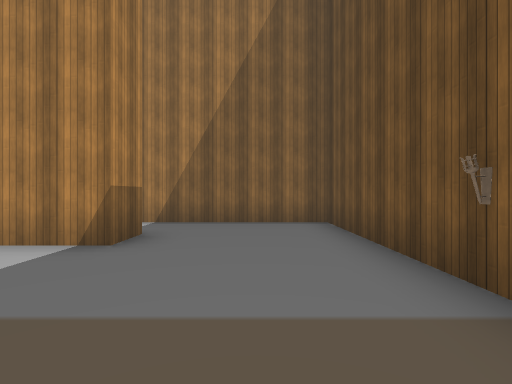
View 1 (above)

24 first-person views from a walk through a scene from a Unity 3-D project. The camera is 1.4 m above the floor, looks level and sees 85° across. The floor is counted in squares, 2 m on a side. Each view is taken from the middle of a square. On the plan, view 1 faces up. The plan holds only what a view shows up to about 9 squares ahead; the rest is blank. The place goes on beyond the plan. Some animated figures are left out. Some surface patterns are stand-ins.

View 2
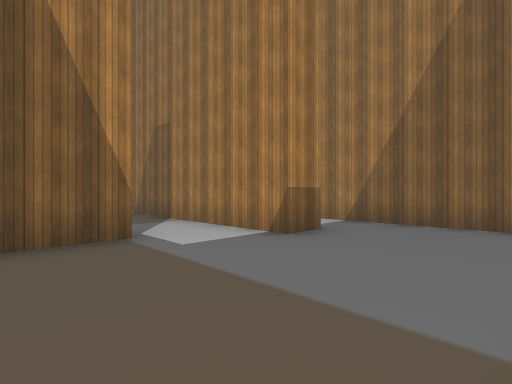

View 3
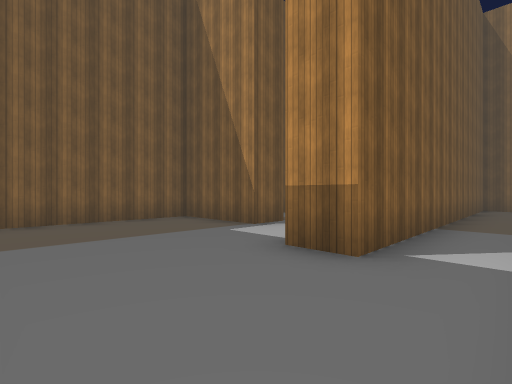

View 4
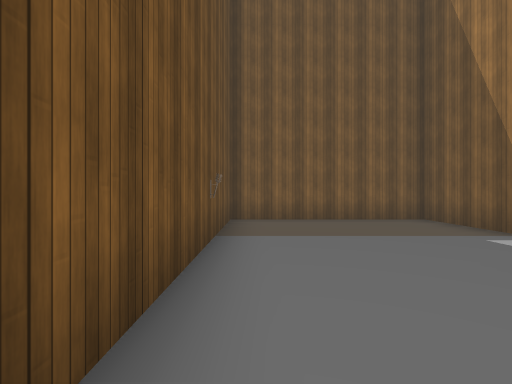

View 5
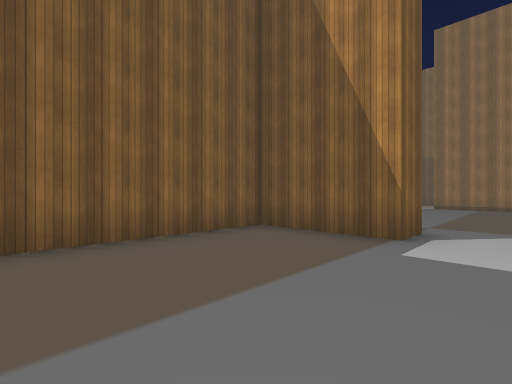

View 6
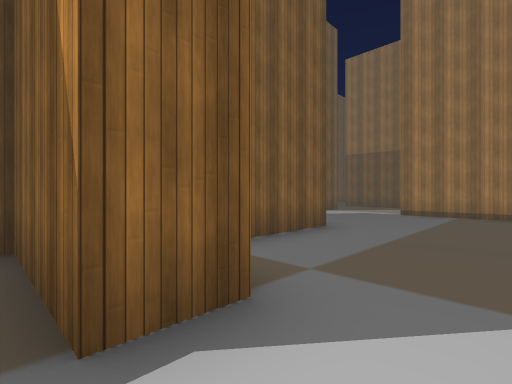

View 7
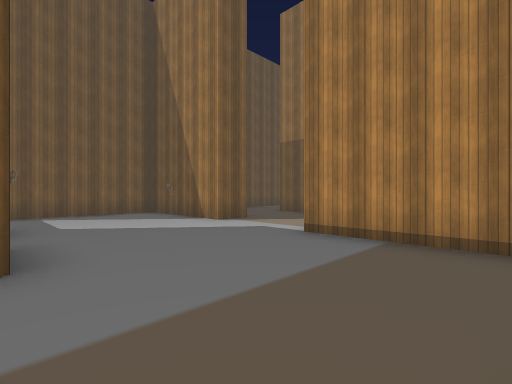

View 8
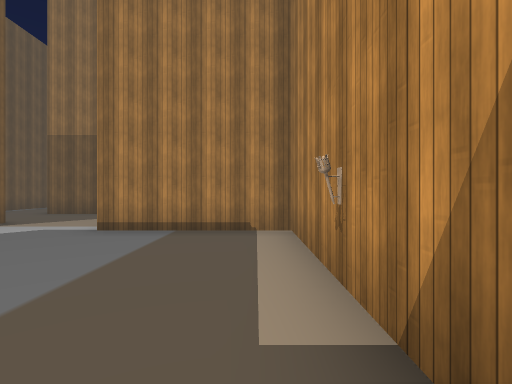

View 9
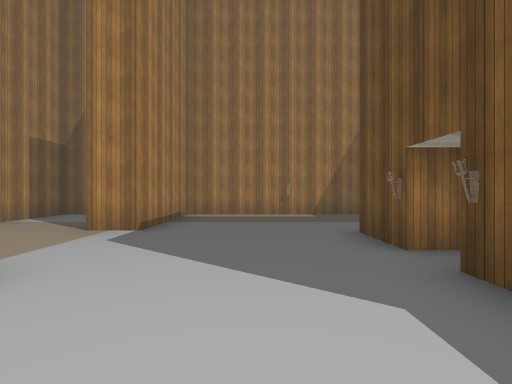

View 10
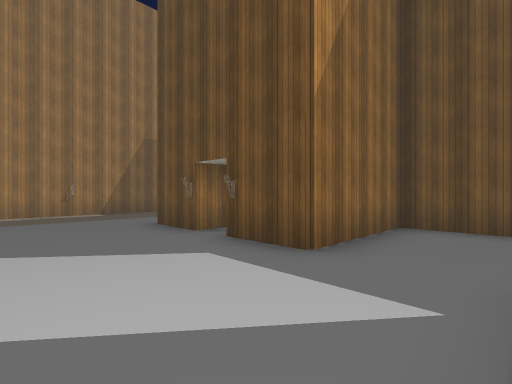

View 11
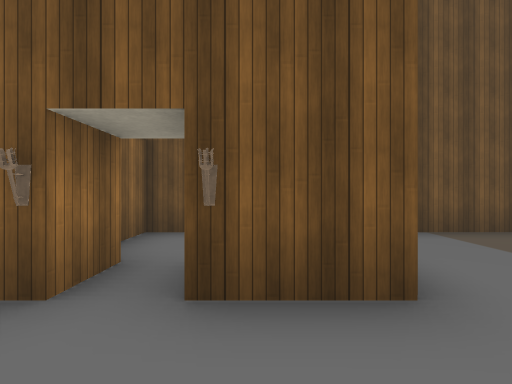

View 12
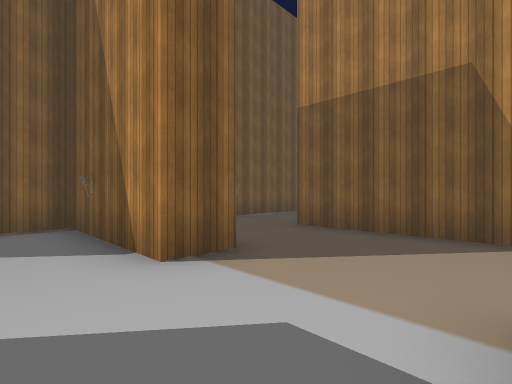

View 13
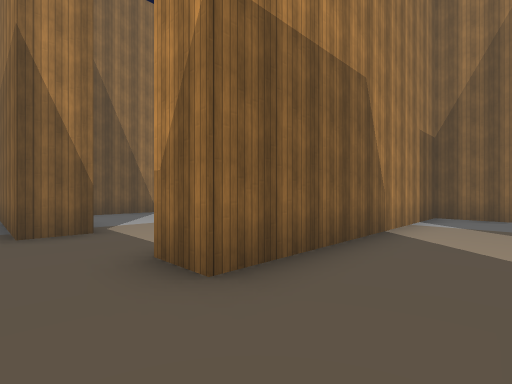

View 14
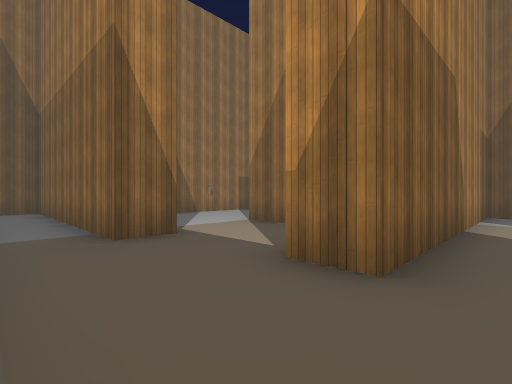

View 15
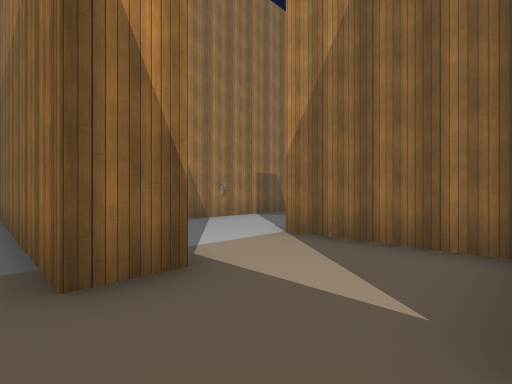

View 16
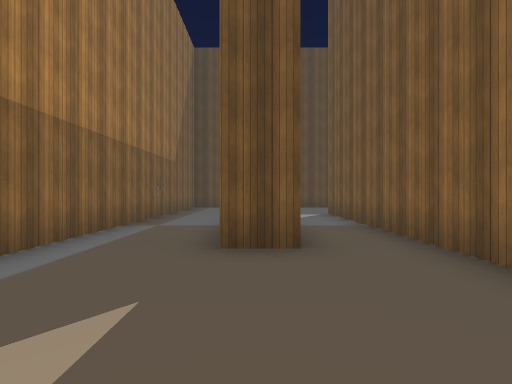

View 17
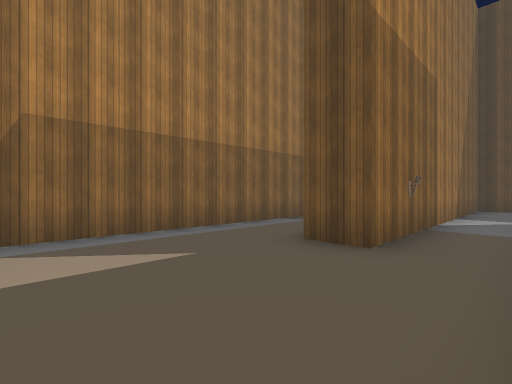

View 18
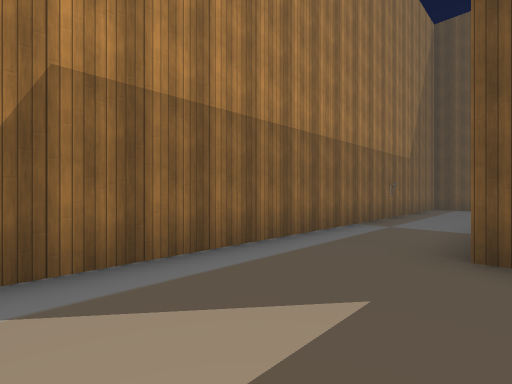

View 19
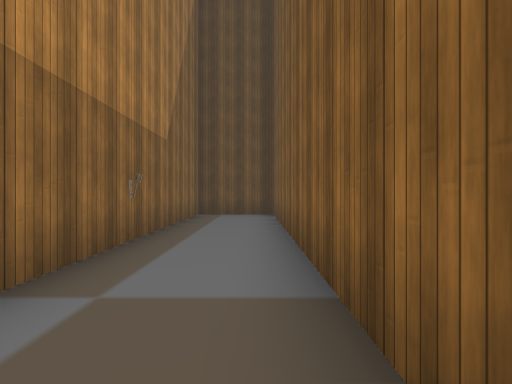

View 20
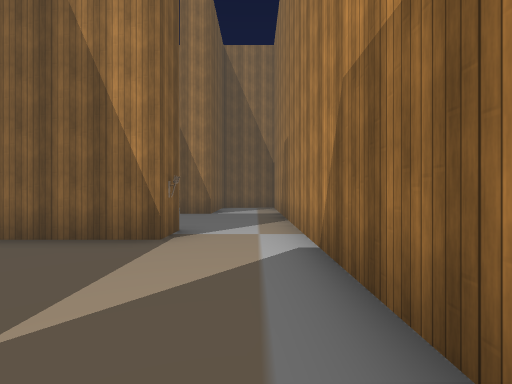

View 21
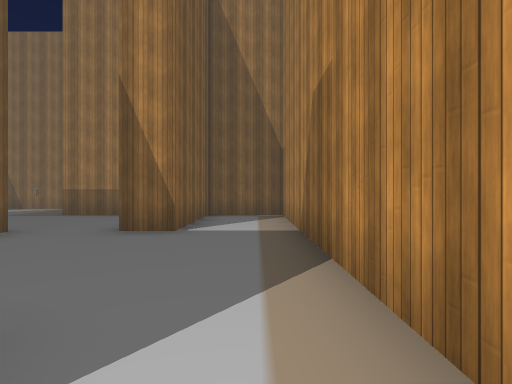

View 22
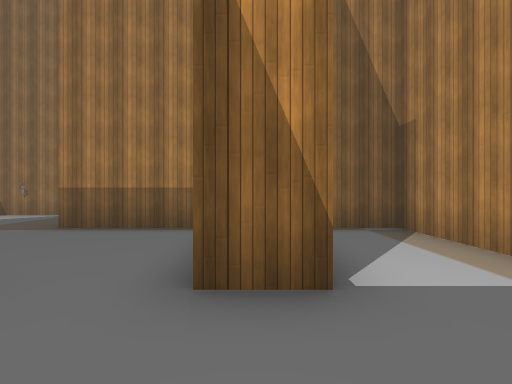

View 23
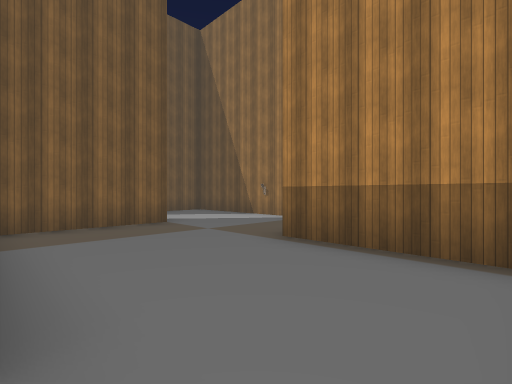

View 24
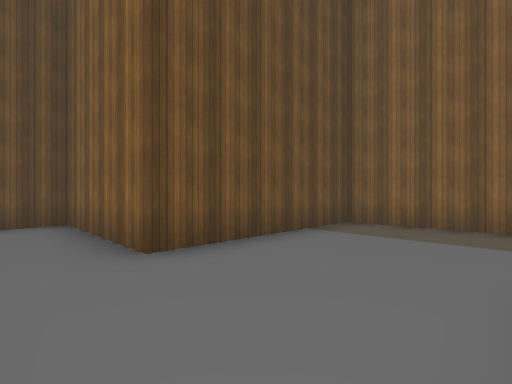

### Floor plan
Points are (right, up) in squares from view 1. A wall is a line through its corners. A room is listed if a view was taken in it or the views show most of it. See-through windows are left out.
Room 1 (views 1, 2, 3, 4, 5)
walls: (-3.3, 1.7) (-3.3, -1.1) (1.6, -1.1) (1.6, 6.5) (-0.6, 6.5); (-1.9, 4.6) (-1.9, 3.7)
ways out: opening at (-2.5, 2.5) to room 2; opening at (-1.5, 5.5) to room 4
Room 2 (views 6, 7, 8, 9, 10, 11, 12)
walls: (-8.2, -0.6) (-8.2, -0.1) (-5.9, -0.1); (-7.1, -1.6) (-7.6, -1.6); (-13.4, -2.6) (-12.3, -2.6) (-12.3, -6.3) (-11.9, -6.3); (-5.1, -1.9) (-5.1, -1.1) (-6.1, -1.1); (-4.4, 1.7) (-3.3, 1.7); (-14.4, 3.7) (-15.9, 3.7) (-15.9, -3.6); (-5.1, -6.5) (-5.1, -4.1) (-8.2, -4.1) (-8.2, -3.4); (-1.9, 3.7) (-12.1, 3.7) (-12.1, 0.1) (-13.1, 0.1)
ways out: opening at (-2.5, 2.5) to room 1; opening at (-14.5, -3) to room 3
objects: torch (-8, -3); torch (-8, -1)
Room 3 (views 13, 14, 15)
walls: (-19.3, -3.5) (-19.3, -4.6) (-26.1, -4.6); (-15.9, -3.6) (-17, -3.6); (-17.1, -1.1) (-20.2, -1.1)
ways out: opening at (-14.5, -3) to room 2; opening at (-20, -2.5) to room 6
Room 4 (views 16, 17, 18, 19, 20)
walls: (-6.5, 7.4) (1.6, 7.4) (1.6, 9.8) (-11.6, 9.8); (-10.2, 4.6) (-1.9, 4.6); (-0.6, 6.5) (-7.5, 6.5) (-7.5, 7.5); (-12.1, 7.4) (-12.1, 5.2)
ways out: opening at (-1.5, 5.5) to room 1; opening at (-12.5, 8.5) to room 5
Room 5 (views 21, 22, 23)
walls: (-13.1, 7.4) (-12.1, 7.4); (-16.9, 4.6) (-13.1, 4.6) (-13.1, 5.8); (-11.6, 9.8) (-20.5, 9.8) (-20.5, 7.4) (-17, 7.4) (-17, 6.5)
ways out: opening at (-12.5, 8.5) to room 4; opening at (-17, 5.5) to room 6
Room 6 (view 24)
walls: (-23.4, 1.4) (-23.4, 0.4); (-20.5, 5.9) (-20.5, 3.1); (-20.2, -0.1) (-16.9, -0.1) (-16.9, 4.6); (-23.4, -1.6) (-23.4, -2.5)
ways out: opening at (-20, -2.5) to room 3; opening at (-17, 5.5) to room 5

Where each view was taken, in squares from view 1:
view 1: 0 up, 0 right, facing up
view 2: 0 up, 1 right, facing up-left
view 3: 6 up, 1 right, facing down-left
view 4: 6 up, 1 right, facing down
view 5: 3 up, 1 right, facing down-left
view 6: 3 up, 3 left, facing down-left
view 7: 3 up, 8 left, facing down-left
view 8: 3 up, 7 left, facing left
view 9: 5 down, 10 left, facing up
view 10: 6 down, 11 left, facing up-right
view 11: 3 down, 10 left, facing right
view 12: 0 up, 11 left, facing down-left
view 13: 5 down, 14 left, facing up-left
view 14: 6 down, 15 left, facing up-left
view 15: 5 down, 17 left, facing up-left
view 16: 7 up, 11 left, facing right
view 17: 5 up, 11 left, facing up-right
view 18: 7 up, 11 left, facing up-right
view 19: 8 up, 7 left, facing right
view 20: 9 up, 8 left, facing left
view 21: 9 up, 12 left, facing left
view 22: 7 up, 15 left, facing left
view 23: 6 up, 17 left, facing down-left
view 24: 6 up, 20 left, facing down-right
